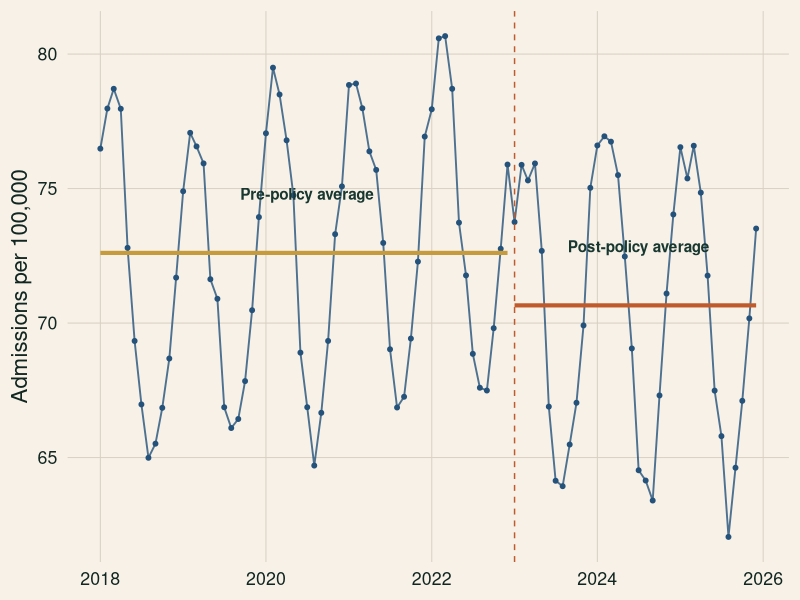
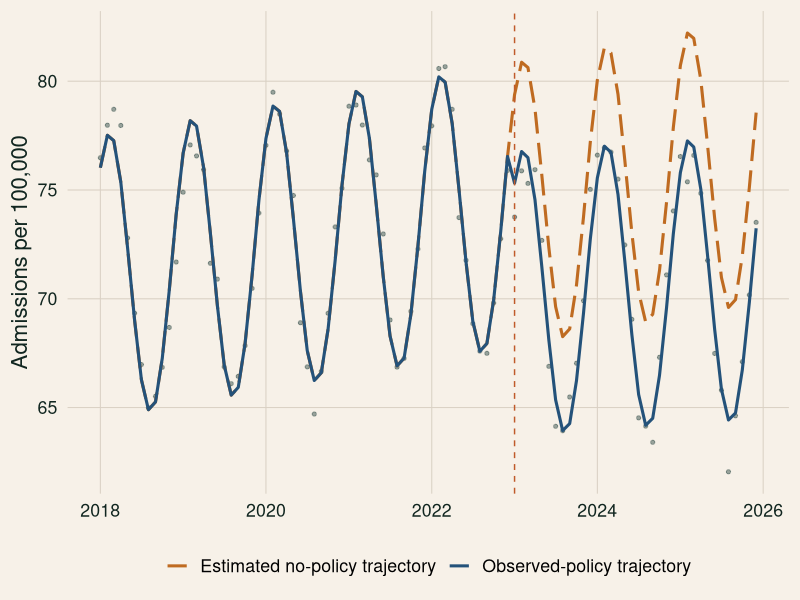
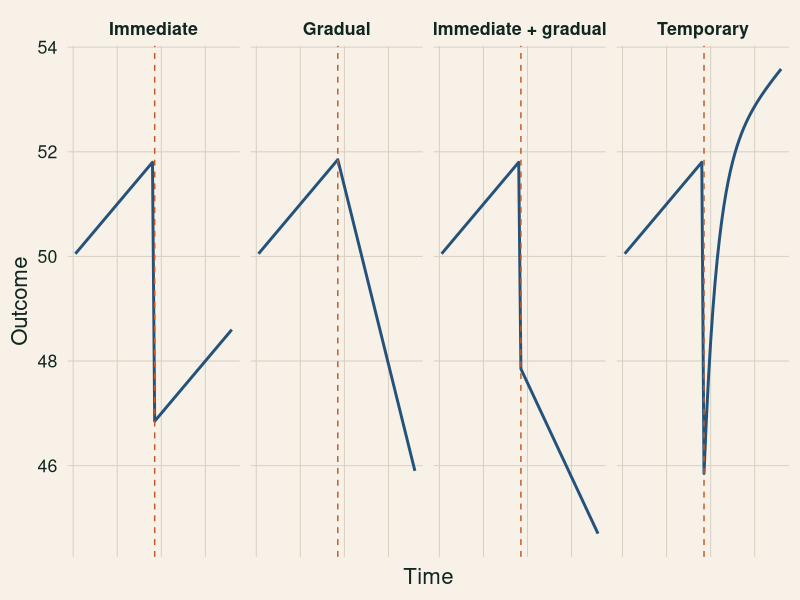
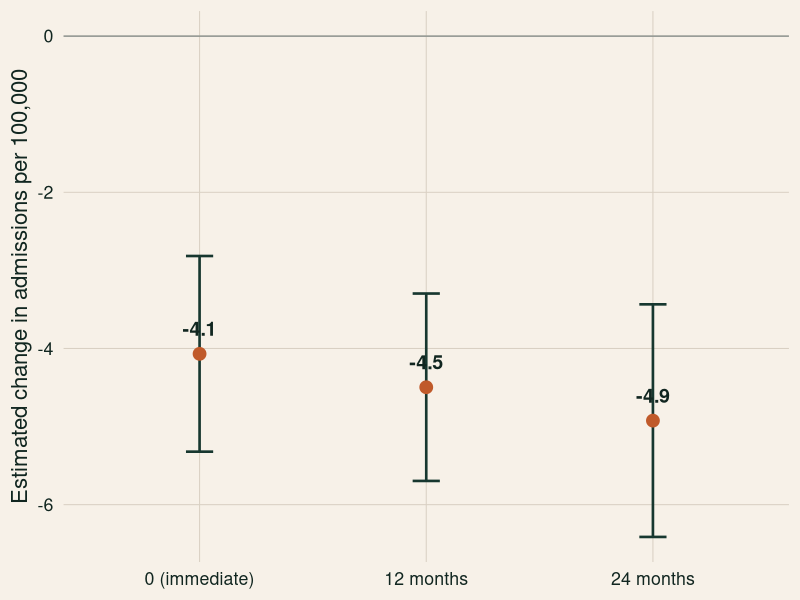
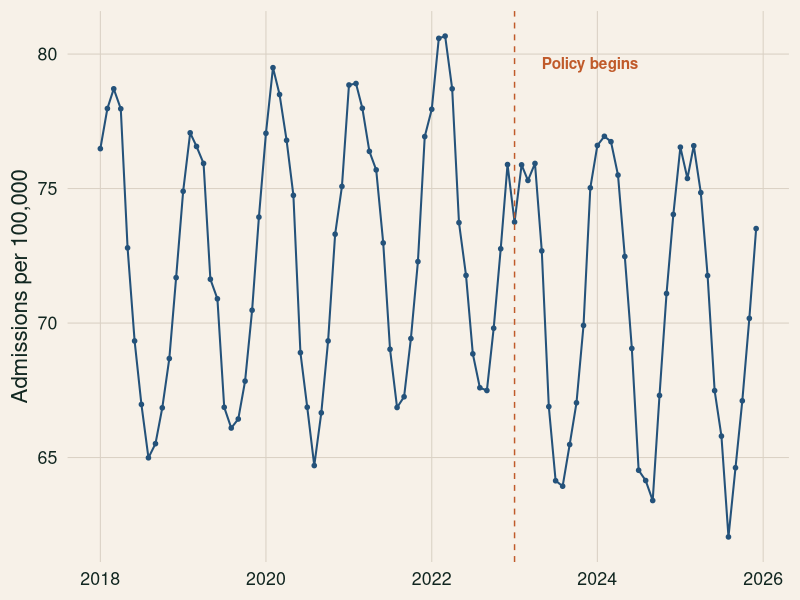
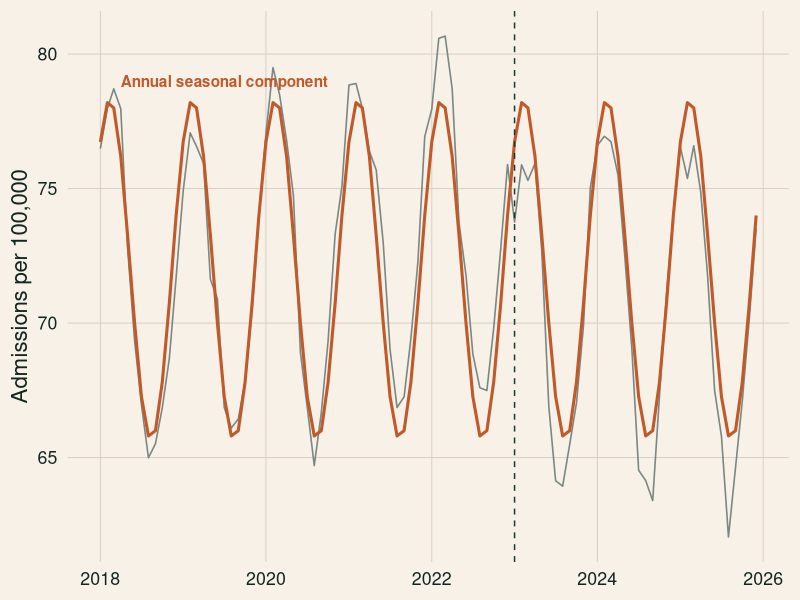
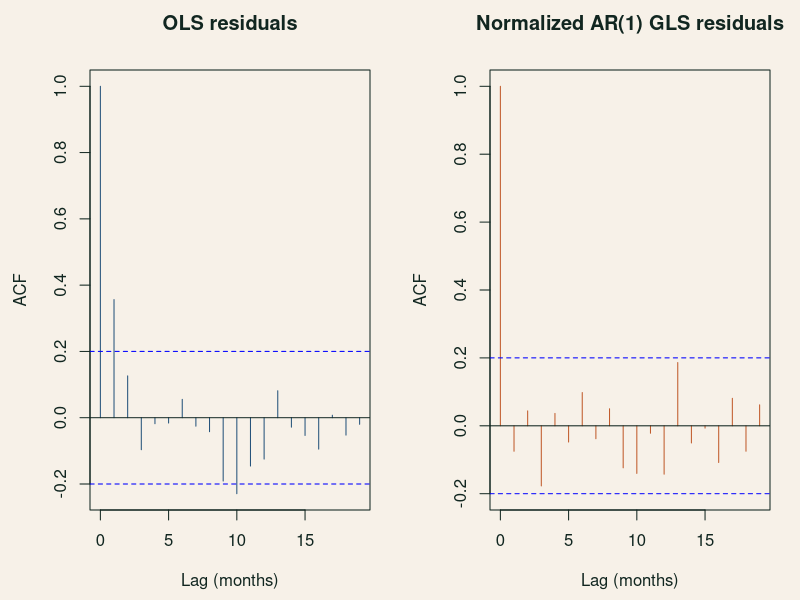
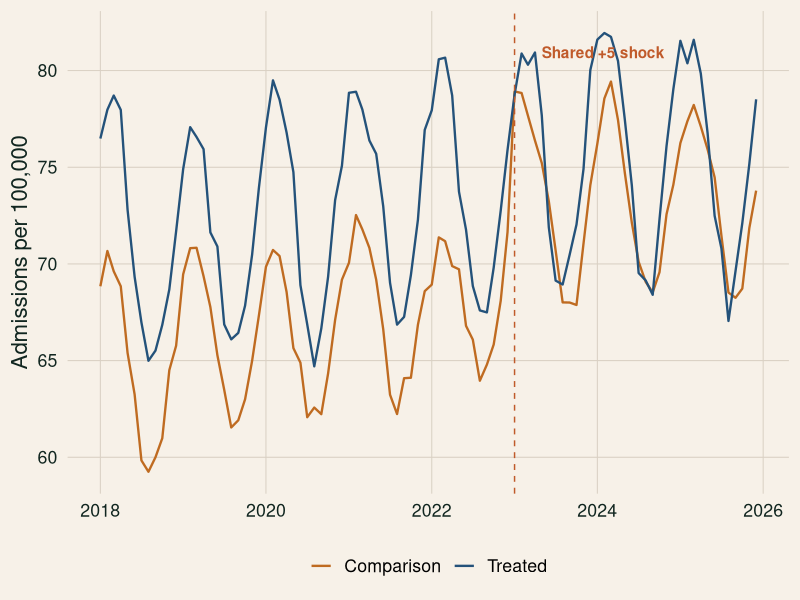

Recreate these plots in R, in order.
#!/usr/bin/env Rscript

# Generate deterministic teaching charts for the interrupted time series deck.

suppressPackageStartupMessages({
  library(ggplot2)
  library(nlme)
})

script_arg <- grep("^--file=", commandArgs(), value = TRUE)
script_path <- if (length(script_arg) == 1L) {
  normalizePath(sub("^--file=", "", script_arg), mustWork = TRUE)
} else {
  normalizePath("docs/scripts/generate_its_slide_assets.R", mustWork = TRUE)
}

output_dir <- file.path(dirname(dirname(script_path)), "slides", "assets")
dir.create(output_dir, recursive = TRUE, showWarnings = FALSE)

ink <- "#112620"
deep <- "#17372f"
accent <- "#c05a2a"
gold <- "#c59b3d"
blue <- "#24527a"
orange <- "#bf6b21"
soft <- "#f7f1e8"

deck_theme <- theme_minimal(base_size = 16) +
  theme(
    plot.background = element_rect(fill = soft, colour = NA),
    panel.background = element_rect(fill = soft, colour = NA),
    panel.grid.minor = element_blank(),
    panel.grid.major = element_line(colour = "#d9d0c3", linewidth = 0.35),
    plot.title = element_text(colour = ink, face = "bold"),
    plot.subtitle = element_text(colour = "#4b615b"),
    axis.text = element_text(colour = ink),
    axis.title = element_text(colour = ink),
    legend.background = element_rect(fill = soft, colour = NA),
    legend.key = element_rect(fill = soft, colour = NA),
    legend.position = "bottom"
  )

save_plot <- function(filename, plot, width = 11, height = 5.5) {
  ggsave(
    filename = file.path(output_dir, filename),
    plot = plot,
    width = width,
    height = height,
    dpi = 180,
    bg = soft
  )
}

set.seed(20260730)

n_months <- 96L
interruption_time <- 61L

its_data <- data.frame(
  time = seq_len(n_months),
  date = seq(as.Date("2018-01-01"), by = "month", length.out = n_months)
)
its_data$intervention <- as.integer(its_data$time >= interruption_time)
its_data$time_after <- pmax(0L, its_data$time - interruption_time)
its_data$season_sin <- sin(2 * pi * its_data$time / 12)
its_data$season_cos <- cos(2 * pi * its_data$time / 12)
its_data$seasonal_component <-
  6 * its_data$season_sin + 2 * its_data$season_cos
its_data$ar1_error <- as.numeric(
  arima.sim(model = list(ar = 0.55), n = n_months, sd = 1)
)
its_data$admissions_rate <- 70 +
  0.08 * its_data$time -
  4 * its_data$intervention -
  0.10 * its_data$time_after +
  its_data$seasonal_component +
  its_data$ar1_error

policy_date <- its_data$date[interruption_time]

prepost_means <- aggregate(
  admissions_rate ~ intervention,
  data = its_data,
  FUN = mean
)
pre_mean <- prepost_means$admissions_rate[prepost_means$intervention == 0]
post_mean <- prepost_means$admissions_rate[prepost_means$intervention == 1]

prepost_plot <- ggplot(its_data, aes(date, admissions_rate)) +
  geom_line(colour = blue, linewidth = 0.65, alpha = 0.8) +
  geom_point(colour = blue, size = 1.35) +
  annotate(
    "segment",
    x = min(its_data$date),
    xend = policy_date - 31,
    y = pre_mean,
    yend = pre_mean,
    colour = gold,
    linewidth = 1.4
  ) +
  annotate(
    "segment",
    x = policy_date,
    xend = max(its_data$date),
    y = post_mean,
    yend = post_mean,
    colour = accent,
    linewidth = 1.4
  ) +
  geom_vline(xintercept = policy_date, linetype = "dashed", colour = accent) +
  annotate("text", x = as.Date("2020-07-01"), y = pre_mean + 2.2,
    label = "Pre-policy average", colour = deep, fontface = "bold") +
  annotate("text", x = as.Date("2024-07-01"), y = post_mean + 2.2,
    label = "Post-policy average", colour = deep, fontface = "bold") +
  labs(x = NULL, y = "Admissions per 100,000") +
  deck_theme

save_plot("its-prepost.png", prepost_plot)

its_formula <- admissions_rate ~
  time + intervention + time_after + season_sin + season_cos

ols_fit <- lm(its_formula, data = its_data)
gls_fit <- gls(
  its_formula,
  data = its_data,
  correlation = corAR1(form = ~ time),
  method = "REML"
)

counterfactual_data <- transform(its_data, intervention = 0L, time_after = 0L)
its_data$fitted_policy <- as.numeric(predict(gls_fit, newdata = its_data))
its_data$counterfactual <- as.numeric(
  predict(gls_fit, newdata = counterfactual_data)
)

trajectory_data <- rbind(
  data.frame(
    date = its_data$date,
    series = "Observed-policy trajectory",
    value = its_data$fitted_policy
  ),
  data.frame(
    date = its_data$date,
    series = "Estimated no-policy trajectory",
    value = its_data$counterfactual
  )
)

counterfactual_plot <- ggplot(its_data, aes(date, admissions_rate)) +
  geom_point(colour = "#4b615b", size = 1.1, alpha = 0.55) +
  geom_line(
    data = trajectory_data,
    aes(y = value, colour = series, linetype = series),
    linewidth = 1.05
  ) +
  geom_vline(xintercept = policy_date, linetype = "dashed", colour = accent) +
  scale_colour_manual(values = c(
    "Observed-policy trajectory" = blue,
    "Estimated no-policy trajectory" = orange
  )) +
  scale_linetype_manual(values = c(
    "Observed-policy trajectory" = "solid",
    "Estimated no-policy trajectory" = "longdash"
  )) +
  labs(x = NULL, y = "Admissions per 100,000", colour = NULL, linetype = NULL) +
  deck_theme

save_plot("its-counterfactual.png", counterfactual_plot)

shape_time <- 1:72
shape_interruption <- 37L
shape_indicator <- as.integer(shape_time >= shape_interruption)
shape_after <- pmax(0, shape_time - shape_interruption)
shape_baseline <- 50 + 0.05 * shape_time

shape_data <- rbind(
  data.frame(time = shape_time, shape = "Immediate", outcome =
    shape_baseline - 5 * shape_indicator),
  data.frame(time = shape_time, shape = "Gradual", outcome =
    shape_baseline - 0.22 * shape_after),
  data.frame(time = shape_time, shape = "Immediate + gradual", outcome =
    shape_baseline - 4 * shape_indicator - 0.14 * shape_after),
  data.frame(time = shape_time, shape = "Temporary", outcome =
    shape_baseline - 6 * exp(-shape_after / 6) * shape_indicator)
)
shape_data$shape <- factor(
  shape_data$shape,
  levels = c("Immediate", "Gradual", "Immediate + gradual", "Temporary")
)

effect_shapes_plot <- ggplot(shape_data, aes(time, outcome)) +
  geom_line(colour = blue, linewidth = 1) +
  geom_vline(xintercept = shape_interruption, linetype = "dashed", colour = accent) +
  facet_wrap(~ shape, nrow = 1) +
  labs(x = "Time", y = "Outcome") +
  deck_theme +
  theme(
    strip.text = element_text(face = "bold", colour = ink),
    axis.text.x = element_blank(),
    axis.ticks.x = element_blank()
  )

save_plot("its-effect-shapes.png", effect_shapes_plot, width = 12, height = 4.4)

effect_at_horizon <- function(h) {
  beta_hat <- coef(gls_fit)
  beta_vcov <- vcov(gls_fit)
  weights <- c(intervention = 1, time_after = h)
  relevant_vcov <- beta_vcov[names(weights), names(weights), drop = FALSE]
  estimate <- sum(weights * beta_hat[names(weights)])
  standard_error <- sqrt(
    as.numeric(t(weights) %*% relevant_vcov %*% weights)
  )
  data.frame(
    horizon = factor(
      paste0(h, ifelse(h == 0, " (immediate)", " months")),
      levels = c("0 (immediate)", "12 months", "24 months")
    ),
    estimate = estimate,
    lower = estimate - qnorm(0.975) * standard_error,
    upper = estimate + qnorm(0.975) * standard_error
  )
}

horizon_data <- do.call(rbind, lapply(c(0, 12, 24), effect_at_horizon))

horizon_plot <- ggplot(horizon_data, aes(horizon, estimate)) +
  geom_hline(yintercept = 0, colour = "#8d948f", linewidth = 0.5) +
  geom_errorbar(aes(ymin = lower, ymax = upper), width = 0.12,
    colour = deep, linewidth = 0.9) +
  geom_point(colour = accent, size = 4) +
  geom_text(aes(label = sprintf("%.1f", estimate)), vjust = -1.2,
    colour = ink, fontface = "bold", size = 5) +
  labs(x = NULL, y = "Estimated change in admissions per 100,000") +
  deck_theme

save_plot("its-horizon-effects.png", horizon_plot, width = 8.5, height = 5.2)

raw_plot <- ggplot(its_data, aes(date, admissions_rate)) +
  geom_line(colour = blue, linewidth = 0.7) +
  geom_point(colour = blue, size = 1.25) +
  geom_vline(xintercept = policy_date, linetype = "dashed", colour = accent) +
  annotate("text", x = policy_date + 120, y = max(its_data$admissions_rate) - 1,
    label = "Policy begins", hjust = 0, colour = accent, fontface = "bold") +
  labs(x = NULL, y = "Admissions per 100,000") +
  deck_theme

save_plot("its-raw-series.png", raw_plot)

seasonality_plot <- ggplot(its_data, aes(date)) +
  geom_line(aes(y = admissions_rate), colour = "#7b8782", linewidth = 0.55) +
  geom_line(aes(y = 72 + seasonal_component), colour = accent, linewidth = 1.05) +
  geom_vline(xintercept = policy_date, linetype = "dashed", colour = deep) +
  annotate("text", x = as.Date("2019-07-01"), y = 79,
    label = "Annual seasonal component", colour = accent, fontface = "bold") +
  labs(x = NULL, y = "Admissions per 100,000") +
  deck_theme

save_plot("its-seasonality.png", seasonality_plot)

png(
  file.path(output_dir, "its-residual-acf.png"),
  width = 1800,
  height = 820,
  res = 180,
  bg = soft
)
old_par <- par(
  mfrow = c(1, 2),
  mar = c(4.5, 4.5, 3.5, 1.5),
  bg = soft,
  fg = ink,
  col.axis = ink,
  col.lab = ink,
  col.main = ink,
  family = "sans"
)
acf(residuals(ols_fit), main = "OLS residuals", xlab = "Lag (months)", col = blue)
acf(
  residuals(gls_fit, type = "normalized"),
  main = "Normalized AR(1) GLS residuals",
  xlab = "Lag (months)",
  col = accent
)
par(old_par)
dev.off()

set.seed(20260802)
comparison_noise <- as.numeric(
  arima.sim(model = list(ar = 0.55), n = n_months, sd = 0.8)
)
comparison_outcome <- 65 +
  0.05 * its_data$time +
  5 * its_data$season_sin +
  1.5 * its_data$season_cos +
  comparison_noise +
  5 * its_data$intervention

treated_shared_outcome <- its_data$admissions_rate + 5 * its_data$intervention

controlled_data <- rbind(
  data.frame(date = its_data$date, series = "Treated", outcome = treated_shared_outcome),
  data.frame(date = its_data$date, series = "Comparison", outcome = comparison_outcome)
)

controlled_plot <- ggplot(controlled_data, aes(date, outcome, colour = series)) +
  geom_line(linewidth = 0.8) +
  geom_vline(xintercept = policy_date, linetype = "dashed", colour = accent) +
  scale_colour_manual(values = c("Comparison" = orange, "Treated" = blue)) +
  annotate("text", x = policy_date + 120, y = max(controlled_data$outcome) - 1,
    label = "Shared +5 shock", hjust = 0, colour = accent, fontface = "bold") +
  labs(x = NULL, y = "Admissions per 100,000", colour = NULL) +
  deck_theme

save_plot("its-controlled-shock.png", controlled_plot)

message("Wrote ITS slide assets to ", output_dir)
